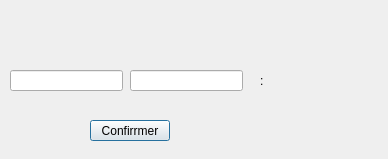
<?xml version="1.0" encoding="UTF-8"?>
<ui version="4.0">
 <class>Validation</class>
 <widget class="QDialog" name="Validation">
  <property name="geometry">
   <rect>
    <x>0</x>
    <y>0</y>
    <width>388</width>
    <height>159</height>
   </rect>
  </property>
  <property name="windowTitle">
   <string>Dialog</string>
  </property>
  <widget class="QLineEdit" name="lineEdit">
   <property name="geometry">
    <rect>
     <x>10</x>
     <y>70</y>
     <width>113</width>
     <height>21</height>
    </rect>
   </property>
  </widget>
  <widget class="QLineEdit" name="lineEdit_2">
   <property name="geometry">
    <rect>
     <x>130</x>
     <y>70</y>
     <width>113</width>
     <height>21</height>
    </rect>
   </property>
  </widget>
  <widget class="QLabel" name="label">
   <property name="geometry">
    <rect>
     <x>260</x>
     <y>70</y>
     <width>121</width>
     <height>21</height>
    </rect>
   </property>
   <property name="text">
    <string>:</string>
   </property>
  </widget>
  <widget class="QPushButton" name="pushButton">
   <property name="geometry">
    <rect>
     <x>90</x>
     <y>120</y>
     <width>80</width>
     <height>21</height>
    </rect>
   </property>
   <property name="text">
    <string>Confirrmer</string>
   </property>
  </widget>
 </widget>
 <resources/>
 <connections/>
</ui>
